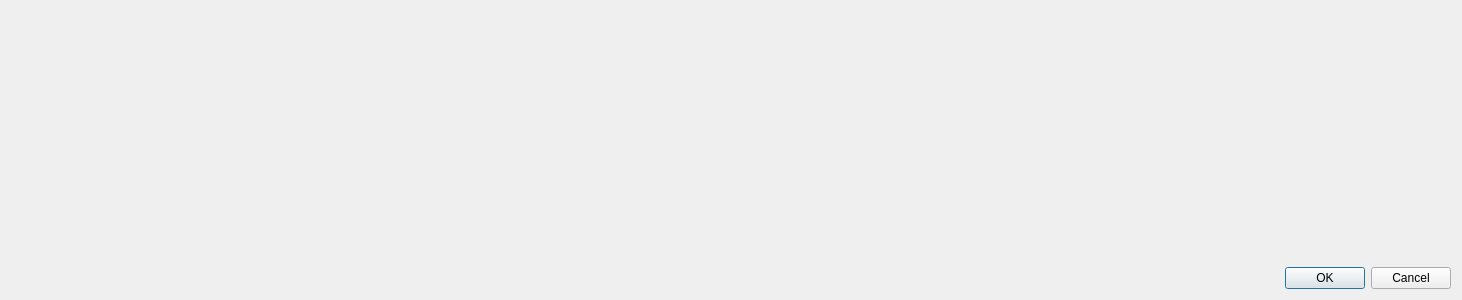
<?xml version="1.0" encoding="UTF-8"?>
<ui version="4.0">
 <class>FFTDialog</class>
 <widget class="QDialog" name="FFTDialog">
  <property name="geometry">
   <rect>
    <x>0</x>
    <y>0</y>
    <width>1462</width>
    <height>300</height>
   </rect>
  </property>
  <property name="windowTitle">
   <string>Dialog</string>
  </property>
  <layout class="QVBoxLayout" name="verticalLayout">
   <item>
    <widget class="QWidget" name="widget" native="true">
     <layout class="QVBoxLayout" name="chartLayout"/>
    </widget>
   </item>
   <item>
    <widget class="QDialogButtonBox" name="buttonBox">
     <property name="orientation">
      <enum>Qt::Horizontal</enum>
     </property>
     <property name="standardButtons">
      <set>QDialogButtonBox::Cancel|QDialogButtonBox::Ok</set>
     </property>
    </widget>
   </item>
  </layout>
 </widget>
 <resources/>
 <connections>
  <connection>
   <sender>buttonBox</sender>
   <signal>accepted()</signal>
   <receiver>FFTDialog</receiver>
   <slot>accept()</slot>
   <hints>
    <hint type="sourcelabel">
     <x>248</x>
     <y>254</y>
    </hint>
    <hint type="destinationlabel">
     <x>157</x>
     <y>274</y>
    </hint>
   </hints>
  </connection>
  <connection>
   <sender>buttonBox</sender>
   <signal>rejected()</signal>
   <receiver>FFTDialog</receiver>
   <slot>reject()</slot>
   <hints>
    <hint type="sourcelabel">
     <x>316</x>
     <y>260</y>
    </hint>
    <hint type="destinationlabel">
     <x>286</x>
     <y>274</y>
    </hint>
   </hints>
  </connection>
 </connections>
</ui>
